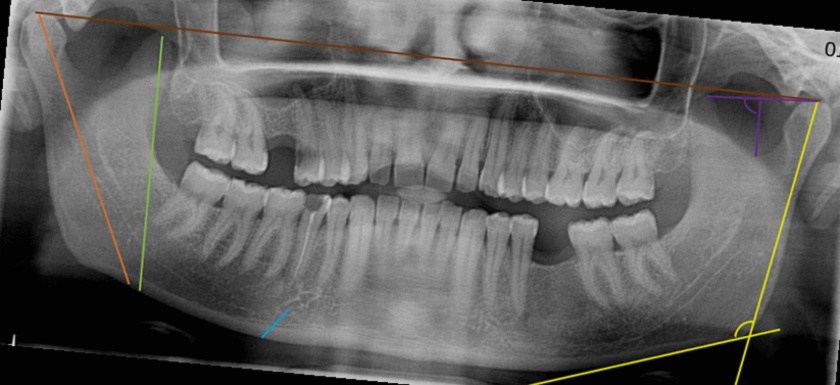
#> input picture opg with landmarks/augmented_classwise/MALE/10_aug_0081.jpg, 840 x 385 px
$ python train_supervised_grouped_split.py
#> lines starting #> are read from the running program, lines starting #| are printed output that depends on the picture
import random
from collections import defaultdict
from pathlib import Path

import matplotlib.pyplot as plt
import numpy as np
from PIL import Image
from sklearn.ensemble import RandomForestClassifier
from sklearn.metrics import accuracy_score, confusion_matrix, f1_score, precision_score, recall_score
from sklearn.pipeline import Pipeline
from sklearn.preprocessing import StandardScaler
from sklearn.svm import SVC


def extract_group_id(file_path: Path) -> str:
    name = file_path.stem
    return name.split("_aug_")[0] if "_aug_" in name else name


def build_grouped_split(
    data_root: Path, train_ratio: float = 0.7, seed: int = 42
) -> tuple[list[tuple[Path, int]], list[tuple[Path, int]], list[str]]:
#> called with train_ratio = 0.7, seed = 42
    class_dirs = sorted([d for d in data_root.iterdir() if d.is_dir()], key=lambda p: p.name)
    class_names = [d.name for d in class_dirs]
    class_to_label = {name: i for i, name in enumerate(class_names)}

    train_samples: list[tuple[Path, int]] = []
    val_samples: list[tuple[Path, int]] = []
    rng = random.Random(seed)

    for class_dir in class_dirs:
        grouped: dict[str, list[Path]] = defaultdict(list)
        for ext in ("*.jpg", "*.jpeg", "*.png"):
            for image_path in class_dir.glob(ext):
                grouped[extract_group_id(image_path)].append(image_path)

        group_ids = list(grouped.keys())
        rng.shuffle(group_ids)
        split_idx = max(1, int(len(group_ids) * train_ratio))
        train_groups = set(group_ids[:split_idx])

        label = class_to_label[class_dir.name]
        for gid, paths in grouped.items():
            target = train_samples if gid in train_groups else val_samples
            target.extend((p, label) for p in paths)
#> pass 2 of the loop in build_grouped_split, `for class_dir in class_dirs:`:

    rng.shuffle(train_samples)
    rng.shuffle(val_samples)
    return train_samples, val_samples, class_names


def load_samples(
    samples: list[tuple[Path, int]], image_size: tuple[int, int] = (64, 64)
) -> tuple[np.ndarray, np.ndarray]:
#> called with image_size = (64, 64)
    x_data = []
    y_data = []
    for image_path, label in samples:
        image = Image.open(image_path).convert("L").resize(image_size)
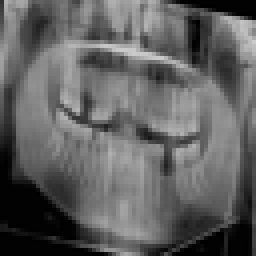
#> image: PIL image 64x64 L (shown 4 times larger); min 0, max 203, mean 96.3
        arr = np.asarray(image, dtype=np.float32) / 255.0
        x_data.append(arr)
        y_data.append(label)
#> pass 2 of the loop in load_samples, `for image_path, label in samples:`:
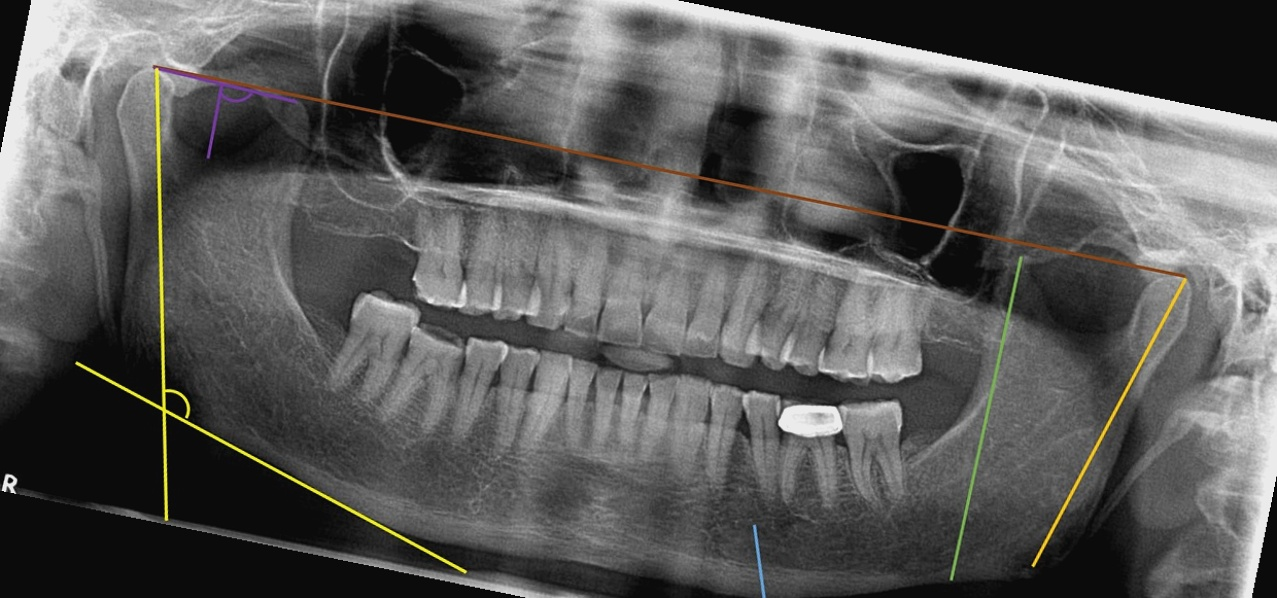
#> input picture opg with landmarks/augmented_classwise/FEMALE/17_aug_0074.jpg, 1277 x 598 px
#> in load_samples, `image = Image.open(image_path).convert("L").resize(image_size)`:
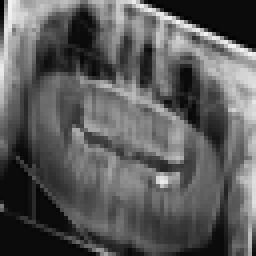
#> image: PIL image 64x64 L (shown 4 times larger); min 1, max 243, mean 90.7
#> pass 3 of the loop in load_samples, `for image_path, label in samples:`:
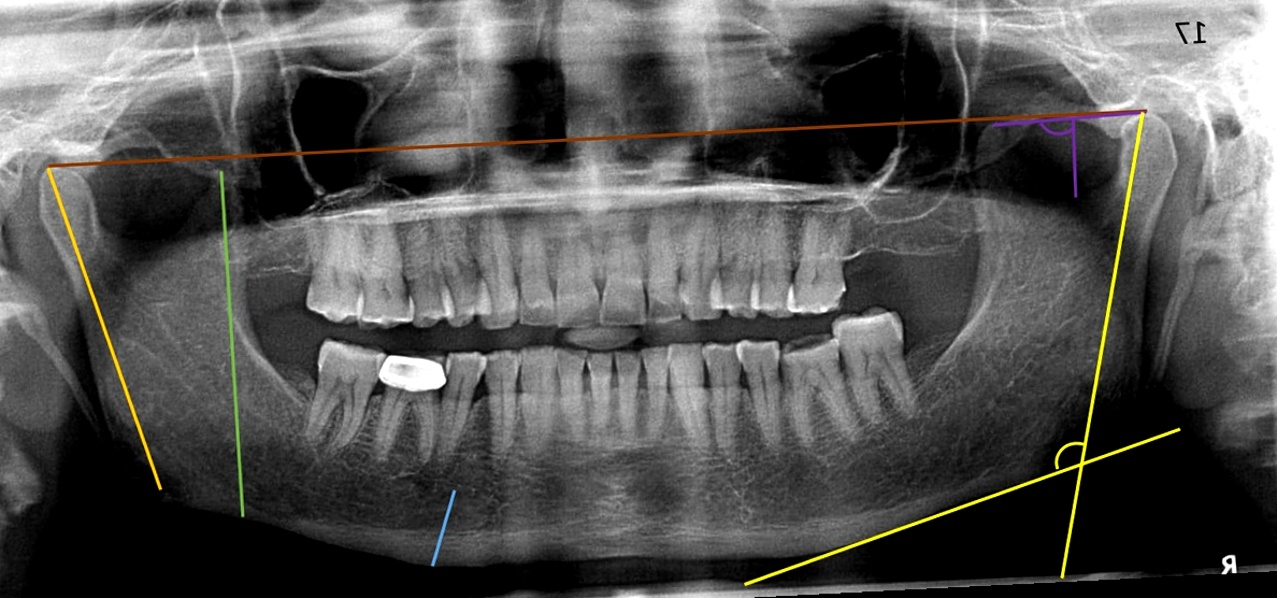
#> input picture opg with landmarks/augmented_classwise/FEMALE/17_aug_0025.jpg, 1277 x 598 px
#> in load_samples, `image = Image.open(image_path).convert("L").resize(image_size)`:
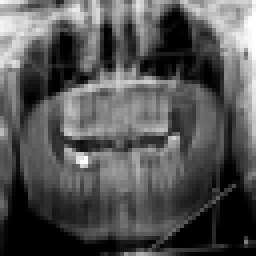
#> image: PIL image 64x64 L (shown 4 times larger); min 0, max 255, mean 84.4

    x = np.array(x_data, dtype=np.float32)
    y = np.array(y_data, dtype=np.int32)
    return x.reshape(len(x), -1), y


def main() -> None:
    data_root = Path("opg with landmarks") / "augmented_classwise"
    output_dir = Path("results")
    output_dir.mkdir(parents=True, exist_ok=True)
    train_samples, val_samples, class_names = build_grouped_split(
        data_root=data_root, train_ratio=0.7, seed=42
    )
    x_train, y_train = load_samples(train_samples)
#> y_train = [1, 0, 0]
    x_val, y_val = load_samples(val_samples)
#> call 2 of load_samples, with image_size = (64, 64)
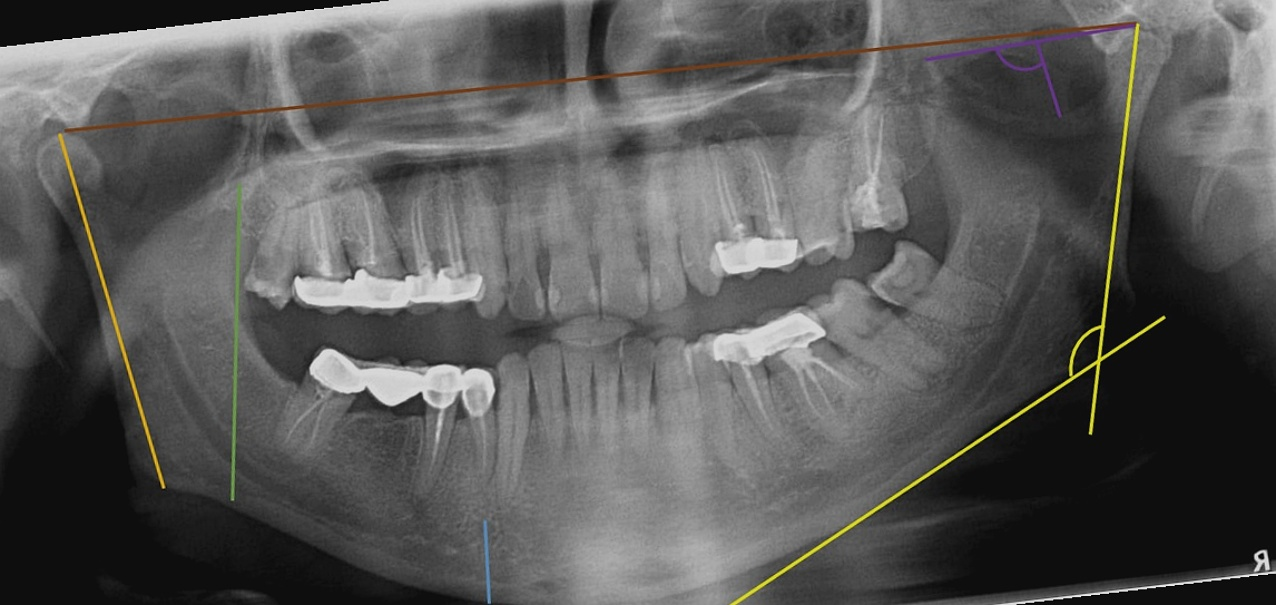
#> input picture opg with landmarks/augmented_classwise/FEMALE/16_aug_0227.jpg, 1276 x 605 px
#> in load_samples (call 2), `image = Image.open(image_path).convert("L").resize(image_size)`:
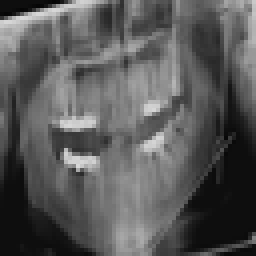
#> image: PIL image 64x64 L (shown 4 times larger); min 5, max 216, mean 88.6
#> y_val = [0]

    models = {
        "RandomForest": RandomForestClassifier(n_estimators=300, random_state=42),
        "SVM_RBF": Pipeline(
            [
                ("scaler", StandardScaler()),
                ("model", SVC(kernel="rbf", C=10, gamma="scale")),
            ]
        ),
    }

    best_name = ""
    best_scores = None
    best_val_pred = None
    model_scores: dict[str, float] = {}
    for name, model in models.items():
        model.fit(x_train, y_train)
        train_pred = model.predict(x_train)
        val_pred = model.predict(x_val)
        scores = {
            "train_acc": accuracy_score(y_train, train_pred),
            "eval_acc": accuracy_score(y_val, val_pred),
            "eval_precision": precision_score(y_val, val_pred),
            "eval_recall": recall_score(y_val, val_pred),
            "eval_f1": f1_score(y_val, val_pred),
        }
        model_scores[name] = scores["eval_acc"]
        print(f"{name} validation accuracy: {scores['eval_acc']:.4f}")
        if best_scores is None or scores["eval_acc"] > best_scores["eval_acc"]:
            best_name = name
            best_scores = scores
            best_val_pred = val_pred
#> this loop made 2 passes
#> (train_pred, val_pred, best_val_pred) on pass 1: ([1, 0, 0], [0], [0])
#> (train_pred, val_pred) on pass 2: ([1, 0, 0], [0])
#| RandomForest validation accuracy: 1.0000
#| SVM_RBF validation accuracy: 1.0000
#> after the loop, best_name = 'RandomForest'; model_scores = {'RandomForest': 1, 'SVM_RBF': 1}

    print(f"Classes: {class_names}")
    print(f"Train samples (group-safe): {len(train_samples)}")
#| Train samples (group-safe): 3
    print(f"Validation samples (group-safe): {len(val_samples)}")
#| Validation samples (group-safe): 1
    print(f"Selected model: {best_name}")
#| Selected model: RandomForest
    print(f"Final train accuracy: {best_scores['train_acc']:.4f}")
#| Final train accuracy: 1.0000
    print(f"Final val accuracy: {best_scores['eval_acc']:.4f}")
#| Final val accuracy: 1.0000
    print(f"Evaluation accuracy: {best_scores['eval_acc']:.4f}")
#| Evaluation accuracy: 1.0000
    print(f"Evaluation precision: {best_scores['eval_precision']:.4f}")
#| Evaluation precision: 0.0000
    print(f"Evaluation recall: {best_scores['eval_recall']:.4f}")
#| Evaluation recall: 0.0000
    print(f"Evaluation F1: {best_scores['eval_f1']:.4f}")
#| Evaluation F1: 0.0000

    # Save metrics to a text report.
    report_path = output_dir / "grouped_split_metrics.txt"
    with report_path.open("w", encoding="utf-8") as f:
        f.write("Leakage-safe supervised output (70/30 grouped split)\n")
        f.write(f"Classes: {class_names}\n")
        f.write(f"Train samples: {len(train_samples)}\n")
        f.write(f"Validation samples: {len(val_samples)}\n")
        f.write(f"Selected model: {best_name}\n")
        f.write(f"Train accuracy: {best_scores['train_acc']:.4f}\n")
        f.write(f"Validation accuracy: {best_scores['eval_acc']:.4f}\n")
        f.write(f"Precision: {best_scores['eval_precision']:.4f}\n")
        f.write(f"Recall: {best_scores['eval_recall']:.4f}\n")
        f.write(f"F1-score: {best_scores['eval_f1']:.4f}\n")

    # Figure 1: Model validation accuracy comparison.
    fig, ax = plt.subplots(figsize=(7, 4))
    names = list(model_scores.keys())
#> names = ['RandomForest', 'SVM_RBF']
    values = [model_scores[n] for n in names]
#> values = [1, 1]
    bars = ax.bar(names, values, color=["#4e79a7", "#f28e2b"])
    ax.set_ylim(0, 1.0)
    ax.set_ylabel("Validation Accuracy")
    ax.set_title("Model Comparison (Grouped Split)")
    for bar, value in zip(bars, values):
        ax.text(bar.get_x() + bar.get_width() / 2, value + 0.02, f"{value:.3f}", ha="center")
#> this loop made 2 passes
#> value on passes 1 to 2: 1, 1
    fig.tight_layout()
    fig.savefig(output_dir / "model_comparison_accuracy.png", dpi=200)
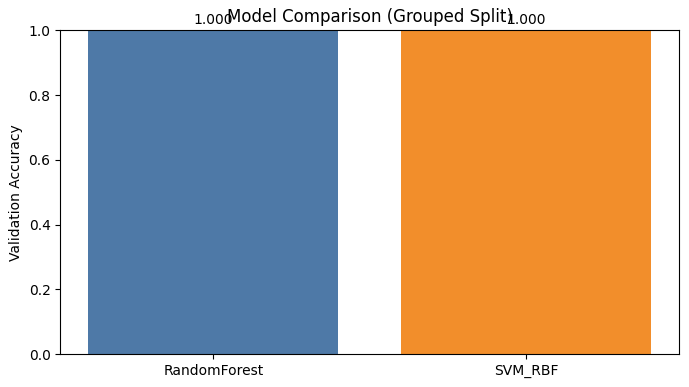
#> figure drawn by matplotlib, 1 panel
    plt.close(fig)

    # Figure 2: Confusion matrix of selected model.
    cm = confusion_matrix(y_val, best_val_pred)
#> cm = [1]
    fig, ax = plt.subplots(figsize=(5, 4))
    im = ax.imshow(cm, cmap="Blues")
    ax.set_title(f"Confusion Matrix ({best_name})")
    ax.set_xlabel("Predicted")
    ax.set_ylabel("Actual")
    ax.set_xticks([0, 1], class_names)
    ax.set_yticks([0, 1], class_names)
    for i in range(cm.shape[0]):
        for j in range(cm.shape[1]):
            ax.text(j, i, str(cm[i, j]), ha="center", va="center", color="black")
    fig.colorbar(im, ax=ax, fraction=0.046, pad=0.04)
    fig.tight_layout()
    fig.savefig(output_dir / "confusion_matrix_grouped_split.png", dpi=200)
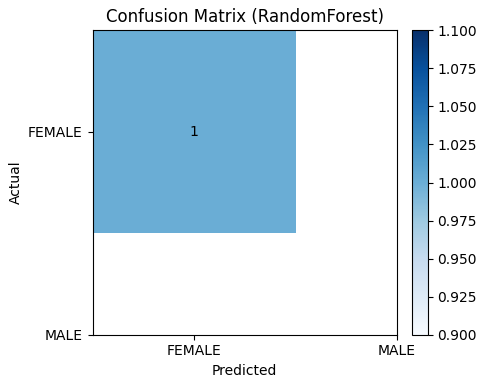
#> figure drawn by matplotlib, 2 panels
    plt.close(fig)

    print(f"Saved report: {report_path}")
    print(f"Saved figure: {output_dir / 'model_comparison_accuracy.png'}")
    print(f"Saved figure: {output_dir / 'confusion_matrix_grouped_split.png'}")


if __name__ == "__main__":
    main()
